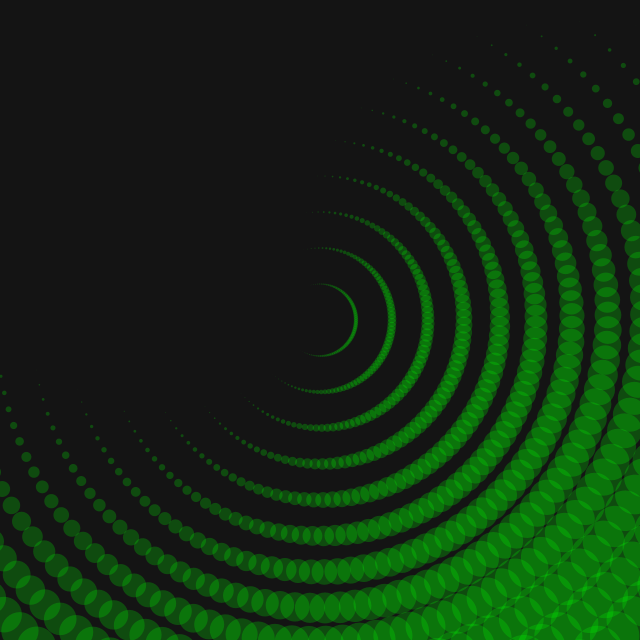
Frame 1 (no input)
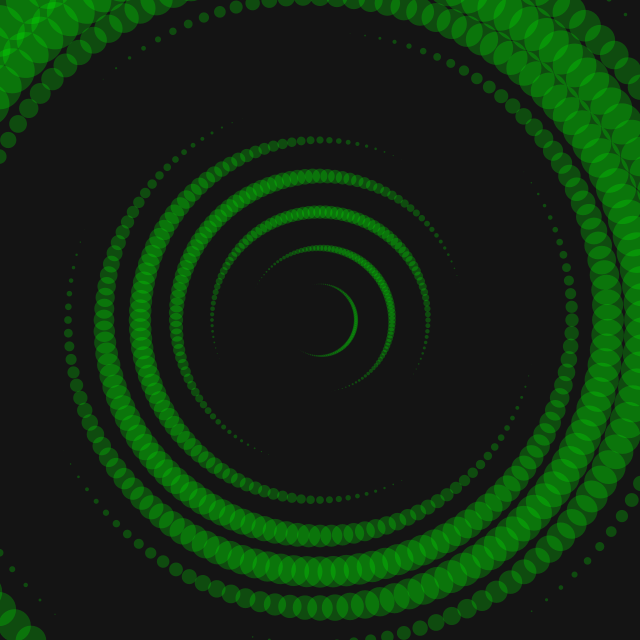
Frame 60 (the mouse pressed at the canvas centre just before this capture)
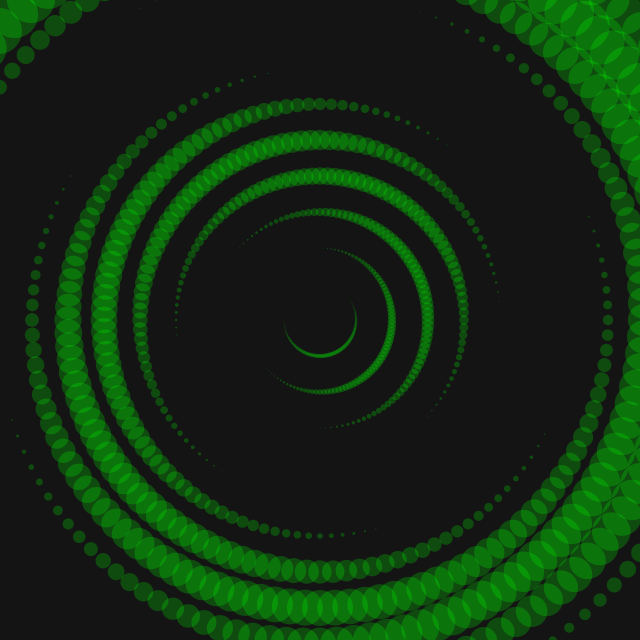
Frame 120 (the mouse held since frame 60 and released just before this capture)

The Processing sketch that drew these frames (run headless with seeded random() and noise(); from frame 60 on, the mouse is pressed at the canvas centre):

// Processing sketch: Sketch_43
// ── Sketch_43.pde
void setup() {
  size(640, 640);
  fill(0, 255, 0, 60);
  noStroke();
  frameRate(25);
}

void draw() {
  background(20);
  pushMatrix();
  translate(width/2, height/2);
  scale(0.1);
  for (int q = 0; q <= 360; q+=30) {
    float s = q*12;
    for (int i = 0; i < 360; i+=3  ) {
      float x = sin(radians(i+frameCount))*s;
      float y = cos(radians(i+frameCount))*s;
      float m = 0.5+sin(radians(sin(radians(frameCount))*s+i+frameCount*2));
      if(m > 0){
        ellipse(x, y, m*q, m*q);
      }
    }
  }
    popMatrix();
  }
